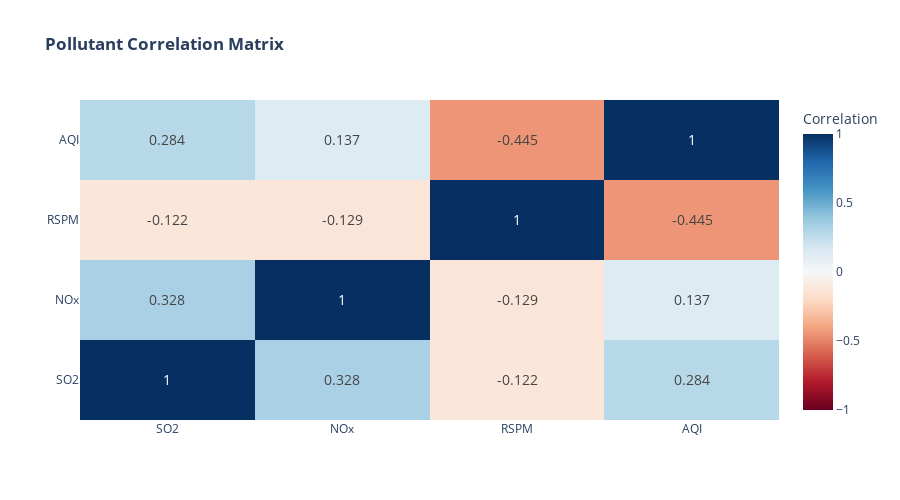

The code cell stored with this chart in its notebook:
### Markdown cell above
## Step 12: Correlation Analysis

### Code cell
# Correlation heatmap
corr_matrix = df[['SO2', 'NOx', 'RSPM', 'AQI']].corr()

fig = go.Figure(data=go.Heatmap(
    z=corr_matrix.values,
    x=corr_matrix.columns,
    y=corr_matrix.columns,
    colorscale='RdBu',
    zmid=0,
    text=corr_matrix.values.round(3),
    texttemplate='%{text}',
    textfont={"size": 14},
    colorbar=dict(title="Correlation")
))

fig.update_layout(
    title='<b>Pollutant Correlation Matrix</b>',
    height=500,
    template='plotly_white'
)

fig.show()

print("\n" + "="*70)
print("🔗 CORRELATION INSIGHTS")
print("="*70)
print(corr_matrix.round(3))

### Figure 1 — Plotly figure (JSON) as saved in the notebook; plotly's stock layout.template omitted (floating-point values rounded to 4 significant figures)
{"data": [{"colorbar": {"title": {"text": "Correlation"}}, "colorscale": [[0, "rgb(103,0,31)"], [0.1, "rgb(178,24,43)"], [0.2, "rgb(214,96,77)"], [0.3, "rgb(244,165,130)"], [0.4, "rgb(253,219,199)"], [0.5, "rgb(247,247,247)"], [0.6, "rgb(209,229,240)"], [0.7, "rgb(146,197,222)"], [0.8, "rgb(67,147,195)"], [0.9, "rgb(33,102,172)"], [1, "rgb(5,48,97)"]], "text": [[1.0, 0.328, -0.122, 0.284], [0.328, 1.0, -0.129, 0.137], [-0.122, -0.129, 1.0, -0.445], [0.284, 0.137, -0.445, 1.0]], "textfont": {"size": 14}, "texttemplate": "%{text}", "type": "heatmap", "x": ["SO2", "NOx", "RSPM", "AQI"], "y": ["SO2", "NOx", "RSPM", "AQI"], "z": [[1.0, 0.3283, -0.122, 0.284], [0.3283, 1.0, -0.1289, 0.1367], [-0.122, -0.1289, 1.0, -0.4453], [0.284, 0.1367, -0.4453, 1.0]], "zmid": 0}], "layout": {"height": 500, "title": {"text": "<b>Pollutant Correlation Matrix</b>"}}}
